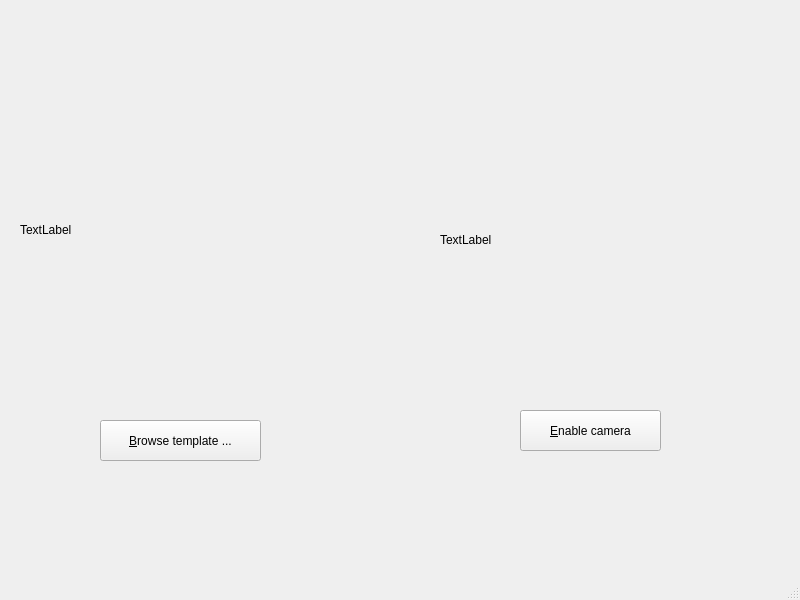
<?xml version="1.0" encoding="UTF-8"?>
<ui version="4.0">
 <class>MainWindow</class>
 <widget class="QMainWindow" name="MainWindow">
  <property name="geometry">
   <rect>
    <x>0</x>
    <y>0</y>
    <width>800</width>
    <height>600</height>
   </rect>
  </property>
  <property name="windowTitle">
   <string>SIFT Demo</string>
  </property>
  <widget class="QWidget" name="centralwidget">
   <widget class="QPushButton" name="browse_button">
    <property name="geometry">
     <rect>
      <x>100</x>
      <y>420</y>
      <width>161</width>
      <height>41</height>
     </rect>
    </property>
    <property name="text">
     <string>&amp;Browse template ...</string>
    </property>
   </widget>
   <widget class="QPushButton" name="toggle_cam_button">
    <property name="geometry">
     <rect>
      <x>520</x>
      <y>410</y>
      <width>141</width>
      <height>41</height>
     </rect>
    </property>
    <property name="text">
     <string>&amp;Enable camera</string>
    </property>
   </widget>
   <widget class="QLabel" name="template_label">
    <property name="geometry">
     <rect>
      <x>20</x>
      <y>110</y>
      <width>320</width>
      <height>240</height>
     </rect>
    </property>
    <property name="text">
     <string>TextLabel</string>
    </property>
   </widget>
   <widget class="QLabel" name="live_image_label">
    <property name="geometry">
     <rect>
      <x>440</x>
      <y>120</y>
      <width>320</width>
      <height>240</height>
     </rect>
    </property>
    <property name="text">
     <string>TextLabel</string>
    </property>
   </widget>
  </widget>
  <widget class="QMenuBar" name="menubar">
   <property name="geometry">
    <rect>
     <x>0</x>
     <y>0</y>
     <width>800</width>
     <height>22</height>
    </rect>
   </property>
  </widget>
  <widget class="QStatusBar" name="statusbar"/>
 </widget>
 <resources/>
 <connections/>
</ui>
